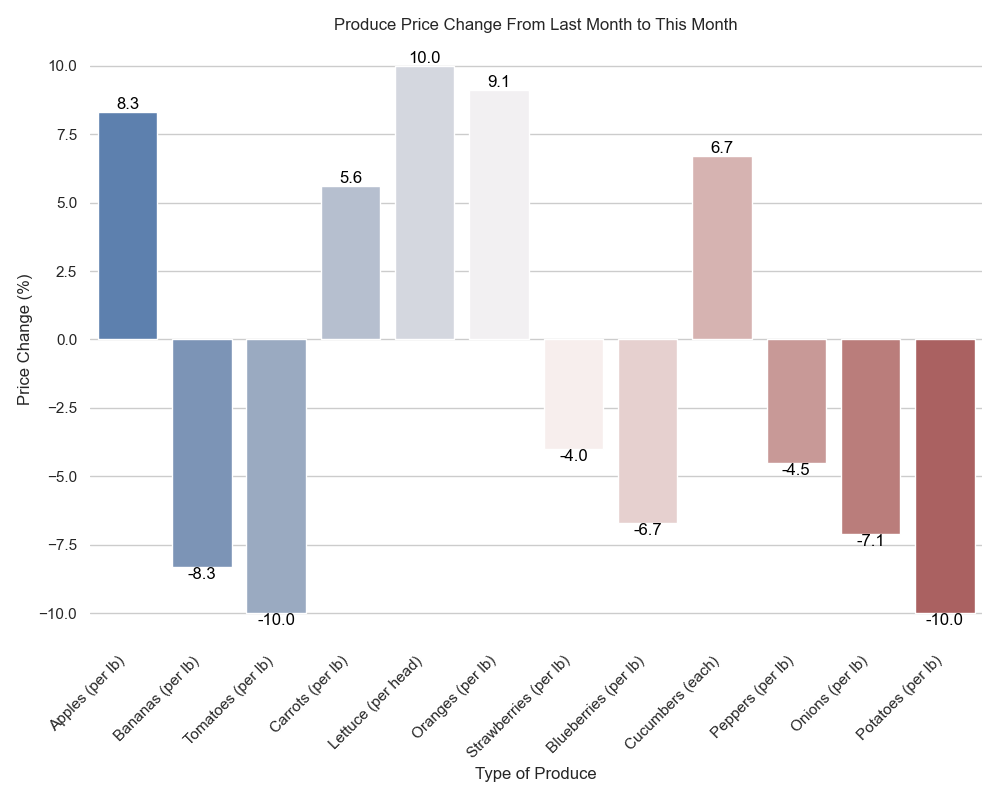

Source code (Python):

import seaborn as sns
import matplotlib.pyplot as plt

# Data
data = [{'Produce': 'Apples (per lb)', 'Price Last Month': 1.2, 'Price This Month': 1.3, 'Price Change (%)': 8.3},
        {'Produce': 'Bananas (per lb)', 'Price Last Month': 0.6, 'Price This Month': 0.55, 'Price Change (%)': -8.3},
        {'Produce': 'Tomatoes (per lb)', 'Price Last Month': 2.0, 'Price This Month': 1.8, 'Price Change (%)': -10.0},
        {'Produce': 'Carrots (per lb)', 'Price Last Month': 0.9, 'Price This Month': 0.95, 'Price Change (%)': 5.6},
        {'Produce': 'Lettuce (per head)', 'Price Last Month': 1.0, 'Price This Month': 1.1, 'Price Change (%)': 10.0},
        {'Produce': 'Oranges (per lb)', 'Price Last Month': 1.1, 'Price This Month': 1.2, 'Price Change (%)': 9.1},
        {'Produce': 'Strawberries (per lb)', 'Price Last Month': 2.5, 'Price This Month': 2.4, 'Price Change (%)': -4.0},
        {'Produce': 'Blueberries (per lb)', 'Price Last Month': 3.0, 'Price This Month': 2.8, 'Price Change (%)': -6.7},
        {'Produce': 'Cucumbers (each)', 'Price Last Month': 0.75, 'Price This Month': 0.8, 'Price Change (%)': 6.7},
        {'Produce': 'Peppers (per lb)', 'Price Last Month': 2.2, 'Price This Month': 2.1, 'Price Change (%)': -4.5},
        {'Produce': 'Onions (per lb)', 'Price Last Month': 0.7, 'Price This Month': 0.65, 'Price Change (%)': -7.1},
        {'Produce': 'Potatoes (per lb)', 'Price Last Month': 0.5, 'Price This Month': 0.45, 'Price Change (%)': -10.0}]

# Convert data to DataFrame
import pandas as pd
df = pd.DataFrame(data)

# Creating a bar chart
plt.figure(figsize=(10, 8))
barplot = sns.barplot(x='Produce', y='Price Change (%)', data=df, palette='vlag')

# Add labels to the bars
for index, row in df.iterrows():
    barplot.text(index, row['Price Change (%)'], round(row['Price Change (%)'], 2), color='black', ha="center", va='bottom' if row['Price Change (%)'] > 0 else 'top')

# Enhance the plot with customizations
barplot.set_xticklabels(barplot.get_xticklabels(), rotation=45, horizontalalignment='right')
sns.despine(bottom=True, left=True)
plt.title('Produce Price Change From Last Month to This Month')
plt.xlabel('Type of Produce')
plt.ylabel('Price Change (%)')
plt.tight_layout()

# Display the plot
plt.show()
